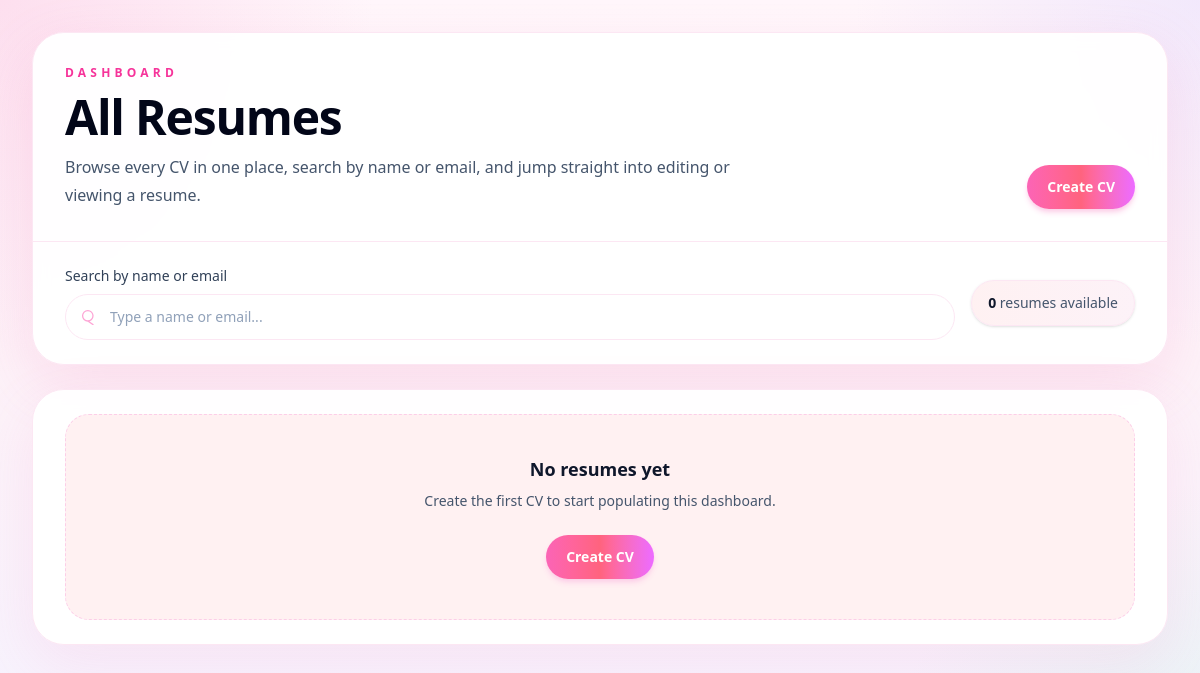
Before: / with the older database file.
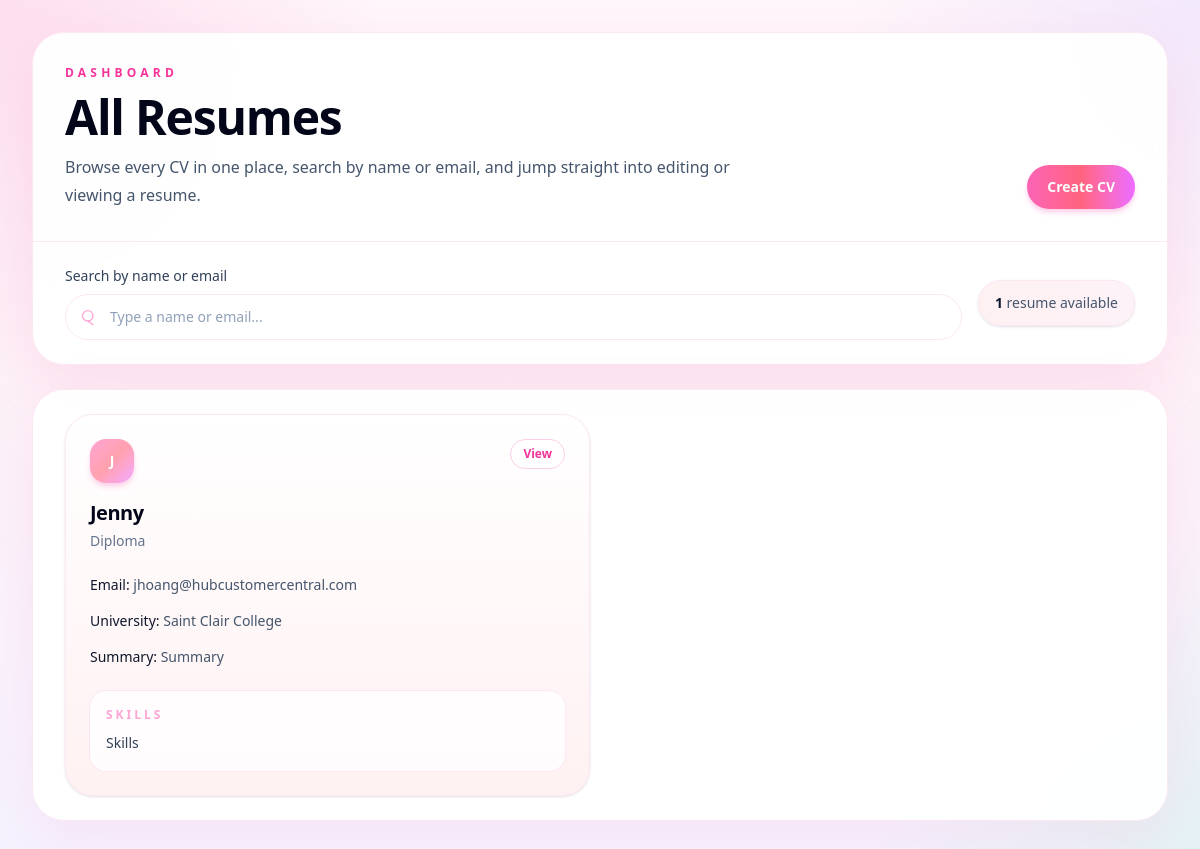
After: the same page with the newer database file.
### myapp/models.py (models this page shows)
class Profile(models.Model):
	name = models.CharField(max_length=50)
	email = models.CharField(max_length=100)
	phone = models.CharField(max_length=20)
	degree = models.CharField(max_length=100)
	school = models.CharField(max_length=50)
	university = models.CharField(max_length=100)
	summary = models.TextField(max_length=2000)
	previous_work = models.TextField(max_length=1000)
	skills = models.CharField(max_length=200)

### myapp/views.py (the view)
# urls.py: path('', views.dashboard, name='dashboard'),
def dashboard(request):
	resumes = Profile.objects.all()
	return render(request, 'myapp/dashboard.html', {'resumes':resumes})

### myapp/templates/myapp/dashboard.html (shortened to what this page needs)
<!doctype html>
<html lang="en">
	<head>
		<script src="https://cdn.jsdelivr.net/npm/@tailwindcss/browser@4"></script>
	</head>
	<body class="min-h-screen bg-[#fff7fb] text-slate-800 antialiased">
		<div class="min-h-screen bg-[radial-gradient(circle_at_top_left,_rgba(244,114,182,0.18),_transparent_26%),radial-gradient(circle_at_top_right,_rgba(196,181,253,0.22),_transparent_24%),radial-gradient(circle_at_bottom_right,_rgba(167,243,208,0.22),_transparent_22%),linear-gradient(180deg,_#fff7fb_0%,_#fdf2f8_45%,_#f5f3ff_100%)]">
			<div class="mx-auto max-w-7xl px-4 py-8 sm:px-6 lg:px-8">
				<header class="overflow-hidden rounded-[2rem] border border-pink-100 bg-white/95 text-slate-900 shadow-[0_20px_60px_rgba(244,114,182,0.16)] backdrop-blur">
					<div class="flex flex-col gap-6 border-b border-pink-100 px-6 py-8 sm:px-8 lg:flex-row lg:items-end lg:justify-between">
						<div class="max-w-2xl">
							<p class="text-xs font-semibold uppercase tracking-[0.35em] text-pink-500">Dashboard</p>
							<h1 class="mt-3 text-4xl font-black tracking-tight text-slate-950 sm:text-5xl">All Resumes</h1>
							<p class="mt-3 text-base leading-7 text-slate-600">Browse every CV in one place, search by name or email, and jump straight into editing or viewing a resume.</p>
						</div>
						<div class="flex flex-wrap gap-3">
							<a href="{% url 'save_profile' %}" class="inline-flex items-center justify-center rounded-full bg-gradient-to-r from-pink-400 via-rose-400 to-fuchsia-400 px-5 py-3 text-sm font-semibold text-white shadow-md shadow-pink-200 transition hover:brightness-105">
								Create CV
							</a>
						</div>
					</div>
					<div class="grid gap-4 px-6 py-6 sm:px-8 lg:grid-cols-[1fr_auto] lg:items-center">
						<div>
							<label for="resume-search" class="mb-2 block text-sm font-medium text-slate-700">Search by name or email</label>
							<div class="relative">
								<input id="resume-search" type="search" placeholder="Type a name or email..." class="w-full rounded-full border border-pink-100 bg-white px-4 py-3 pl-11 text-sm text-slate-900 outline-none transition placeholder:text-slate-400 focus:border-pink-300 focus:ring-4 focus:ring-pink-100">
							</div>
						</div>
						<div class="rounded-full border border-pink-100 bg-gradient-to-r from-rose-50 to-pink-50 px-4 py-3 text-sm text-slate-600 shadow-sm">
							<span class="font-semibold text-slate-900">{{ resumes|length }}</span> resume{{ resumes|length|pluralize }} available
						</div>
					</div>
				</header>
				<main class="mt-6 overflow-hidden rounded-[2rem] border border-pink-100 bg-white/95 text-slate-900 shadow-[0_20px_60px_rgba(244,114,182,0.12)] backdrop-blur">
					<div class="px-6 py-6 sm:px-8">
						<div id="resume-grid" class="grid gap-5 md:grid-cols-2 xl:grid-cols-3">
							{% for resume in resumes %}
								<article class="resume-card rounded-[1.75rem] border border-pink-100 bg-gradient-to-b from-white to-rose-50 p-6 shadow-sm transition duration-200 hover:-translate-y-1 hover:shadow-xl" data-search="{{ resume.name|lower }} {{ resume.email|lower }}">
									<div class="flex items-start justify-between gap-4">
										<div>
											<div class="inline-flex h-11 w-11 items-center justify-center rounded-2xl bg-gradient-to-br from-pink-300 via-rose-300 to-fuchsia-300 text-sm font-bold text-white shadow-md shadow-pink-200">
												{{ resume.name|first|upper }}
											</div>
											<h2 class="mt-4 text-xl font-bold tracking-tight text-slate-950">{{ resume.name }}</h2>
											<p class="mt-1 text-sm text-slate-500">{{ resume.degree }}</p>
										</div>
										<a href="{% url 'resume' resume.id %}" class="rounded-full border border-pink-200 bg-white px-3 py-1.5 text-xs font-semibold text-pink-500 transition hover:bg-pink-50">
											View
										</a>
									</div>
									<div class="mt-6 space-y-4 text-sm text-slate-600">
										<p class="break-words"><span class="font-medium text-slate-900">Email:</span> {{ resume.email }}</p>
										<p><span class="font-medium text-slate-900">University:</span> {{ resume.university }}</p>
										<p><span class="font-medium text-slate-900">Summary:</span> {{ resume.summary }}</p>
									</div>
									<div class="mt-6 rounded-2xl bg-white/80 p-4 ring-1 ring-pink-100">
										<p class="text-xs font-semibold uppercase tracking-[0.25em] text-pink-300">Skills</p>
										<p class="mt-2 whitespace-pre-line text-sm leading-6 text-slate-700">{{ resume.skills }}</p>
									</div>
								</article>
							{% empty %}
								<div class="rounded-3xl border border-dashed border-pink-200 bg-rose-50 p-10 text-center md:col-span-2 xl:col-span-3">
									<p class="text-lg font-semibold text-slate-900">No resumes yet</p>
									<p class="mt-2 text-sm text-slate-600">Create the first CV to start populating this dashboard.</p>
									<div class="mt-6">
										<a href="{% url 'save_profile' %}" class="inline-flex items-center justify-center rounded-full bg-gradient-to-r from-pink-400 via-rose-400 to-fuchsia-400 px-5 py-3 text-sm font-semibold text-white shadow-md shadow-pink-200 transition hover:brightness-105">
											Create CV
										</a>
									</div>
								</div>
							{% endfor %}
						</div>
					</div>
				</main>
			</div>
		</div>
	</body>
</html>

Changed rows visible on the page:
added Profile: name|first "J", name "Jenny", degree "Diploma", email "jhoang@hubcustomercentral.com", university "Saint Clair College", summary "Summary", skills "Skills"
Other visible differences:
{{ resumes|length }}: "0" → "1"
text no longer shown: "No resumes yet Create the first CV to start populating this dashboard. Create CV"
